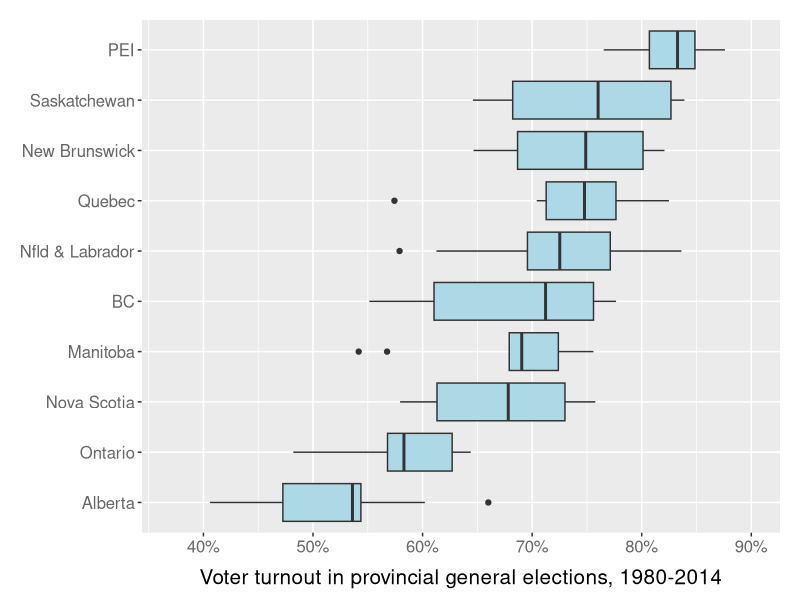

R code for this plot:

## load libraries
library(ggplot2)
library(grid)
library(scales)

## read data
dat <- read.csv("../data/voter-turnout-by-prov-1980-to-2014.csv")
dat

## re-order provinces by median voter turnout
dat$province <- with(dat, reorder(province, percent.turnout, median))

## plot voter turnout by province
png("../figures/voter-turnout-by-prov-1980-2014.png", height = 5, width = 6.5, units = "in", res = 300)
ggplot(dat, aes(province, percent.turnout)) +
       geom_boxplot(fill = "lightblue") +
       coord_flip() +
       scale_y_continuous(limits=c(37, 90), labels = function(label) paste(label, "%", sep = "")) +
       xlab(NULL) +
       ylab("Voter turnout in provincial general elections, 1980-2014") +
       theme(axis.title.x = element_text(size = 15, vjust = -0.8),
             axis.text.x = element_text(size = 12, colour = "grey40"),
             axis.text.y = element_text(size = 12, colour = "grey40"),
             plot.margin = unit(c(5, 5, 5, 5), "mm"))
dev.off()